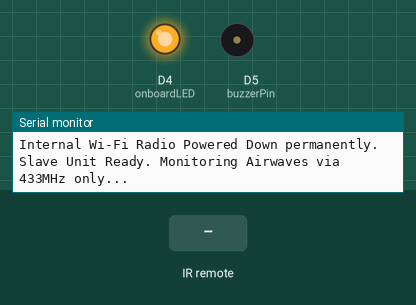
A sketch run on a simulated ESP8266 (Wemos D1 mini). On the bench: output pins drawn as LEDs (lit = HIGH), buzzer (waves = sounding, pin HIGH), the last lines printed to the serial monitor. Inputs (shaded band) come from the test bench.

Above: at 2.2 s.
2.3 s: infrared code 0x270F received
5.3 s: infrared code 0x457 received
8.3 s: infrared code 0x3E9 received
At 8.7 s:
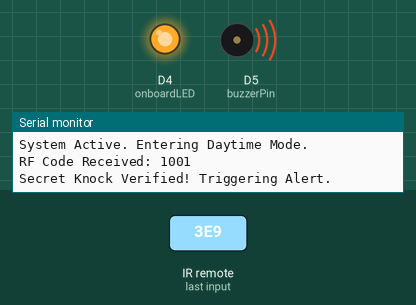
At 11.35 s:
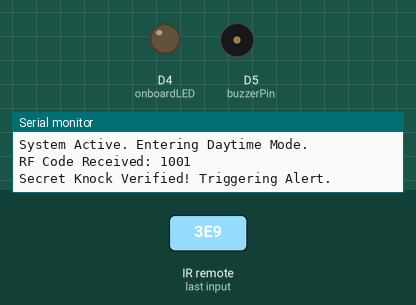
Timing chart, 0 to 12.9 s (numbered marks = the images above; inputs shaded):
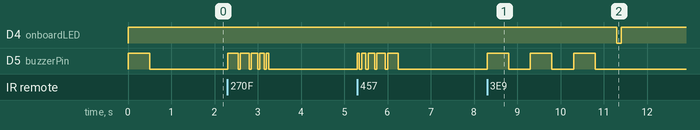

Measured:
- after the input at 8.3 s, D5 (buzzerPin): alternates HIGH for 0.50 s and LOW for 0.50 s, 6 changes in all, then stays LOW, starting at once

The sketch:

doorKnockSlaveUnitProj.ino
```cpp
#include <RCSwitch.h>
#include <ESP8266WiFi.h>

RCSwitch mySwitch = RCSwitch();

// Pin Definitions
const int buzzerPin = D5;       // Connected to the Base of your P2N2222A transistor (with 1k resistor)
const int onboardLED = LED_BUILTIN; // Wemos D1 Mini onboard blue LED (Note: LOW = ON, HIGH = OFF)

// System State Variables
bool isSleeping = false;

// Non-Blocking Heartbeat Variables
unsigned long previousMillis = 0;
const long heartbeatInterval = 10000; // Blink every 10 second

void setup() {
  Serial.begin(115200);

  // 2. FORCE THE INTERNAL WI-FI RADIO TO SHUT DOWN COMPLETELY
  WiFi.disconnect();        // Break any automatic connections
  WiFi.mode(WIFI_OFF);      // Turn off the internal 2.4GHz radio transceiver
  WiFi.forceSleepBegin();   // Put the Wi-Fi modem into a deep electronic sleep
  delay(1);                 // Short pause to let the radio power rail collapse safely

  Serial.println("Internal Wi-Fi Radio Powered Down permanently.");

  // Initialize Pins
  pinMode(buzzerPin, OUTPUT);
  pinMode(onboardLED, OUTPUT);

  digitalWrite(buzzerPin, LOW);
  digitalWrite(onboardLED, HIGH);

  // Your 433MHz external radio remains fully operational on D2!
  mySwitch.enableReceive(digitalPinToInterrupt(D2));
  Serial.println("Slave Unit Ready. Monitoring Airwaves via 433MHz only...");

  // Quick startup beep
  digitalWrite(buzzerPin, HIGH);
  delay(500);
  digitalWrite(buzzerPin, LOW);
  delay(500);
}

void loop() {
  // 1. Handle the Heartbeat LED (Only if the system is awake)
  unsigned long currentMillis = millis();

  if (!isSleeping) {
    if (currentMillis - previousMillis >= heartbeatInterval) {
      previousMillis = currentMillis;
      digitalWrite(onboardLED, LOW);
      delay(100);
      digitalWrite(onboardLED, HIGH);
    }
  } else {
    // Force LED off during sleep mode
    digitalWrite(onboardLED, HIGH);
  }

  // 2. Listen for incoming 433MHz RF Signals
  if (mySwitch.available()) {
    long receivedValue = mySwitch.getReceivedValue();

    if (receivedValue != 0) {
      Serial.print("RF Code Received: ");
      Serial.println(receivedValue);

      // Process the received RF code
      handleRFCode(receivedValue);
    }

    mySwitch.resetAvailable(); // Clear the flag for the next packet
  }
}

// Helper function to handle the system logic based on codes
void handleRFCode(long code) {
  switch (code) {
    case 9999:
      // MASTER SAYS BEDTIME
      if (!isSleeping) {
        isSleeping = true;
        Serial.println("System Muted. Entering Sleep Mode.");
        playStateChime(false); // Play descending "Goodnight" melody
      }
      break;

    case 1111:
      // MASTER SAYS WAKE UP
      if (isSleeping) {
        isSleeping = false;
        Serial.println("System Active. Entering Daytime Mode.");
        playStateChime(true); // Play ascending "Good Morning" melody
      }
      break;

    case 1001:
      // VISITOR IS AT THE DOOR
      if (!isSleeping) {
        Serial.println("Secret Knock Verified! Triggering Alert.");
        triggerBuzzerAlert();
      } else {
        Serial.println("Secret Knock detected, but system is muted for sleep.");
      }
      break;

    default:
      Serial.println("Unknown/Foreign RF code ignored.");
      break;
  }
}

// Function to trigger the standard door alert via the P2N2222A transistor
void triggerBuzzerAlert() {
  // A three-beep pattern for the door alert
  for (int i = 0; i < 3; i++) {
    digitalWrite(buzzerPin, HIGH);
    delay(500);
    digitalWrite(buzzerPin, LOW);
    delay(500);
  }
}

// Function to play unique chimes for state changes
void playStateChime(bool wakingUp) {
  if (wakingUp) {
    // "Good Morning" Ascending Tones
    for (int duration = 50; duration <= 250; duration += 50) {
      digitalWrite(buzzerPin, HIGH);
      delay(duration);
      digitalWrite(buzzerPin, LOW);
      delay(50);
    }
  } else {
    // "Goodnight" Descending Tones
    for (int duration = 250; duration >= 50; duration -= 50) {
      digitalWrite(buzzerPin, HIGH);
      delay(duration);
      digitalWrite(buzzerPin, LOW);
      delay(50);
    }
  }
}
```
